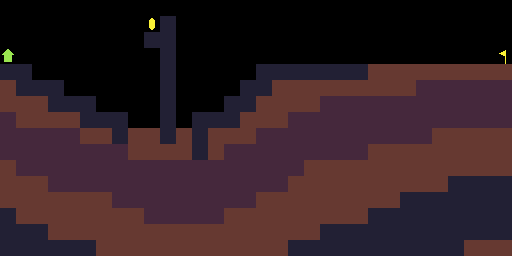

This game map was drawn from its Tiled (.tmx) file and the tilesets committed beside it. A one-line description and the full map source follow:
An orthogonal 32x16 tile map with 16x16 px tiles, 1 tile layer (Tile Layer 1).

<map version="1.5" tiledversion="1.7.2" orientation="orthogonal" renderorder="right-down" width="32" height="16" tilewidth="16" tileheight="16" infinite="0" nextlayerid="2" nextobjectid="1">
 <editorsettings>
  <export target="teach_climb_gap.lua" format="lua" />
 </editorsettings>
 <tileset firstgid="1" source="tileset.tsx" />
 <layer id="1" name="Tile Layer 1" width="32" height="16">
  <data encoding="csv">
1,1,1,1,1,1,1,1,1,1,1,1,1,1,1,1,1,1,1,1,1,1,1,1,1,1,1,1,1,1,1,1,
1,1,1,1,1,1,1,1,1,6,3,1,1,1,1,1,1,1,1,1,1,1,1,1,1,1,1,1,1,1,1,1,
1,1,1,1,1,1,1,1,1,3,3,1,1,1,1,1,1,1,1,1,1,1,1,1,1,1,1,1,1,1,1,1,
7,1,1,1,1,1,1,1,1,1,3,1,1,1,1,1,1,1,1,1,1,1,1,1,1,1,1,1,1,1,1,5,
3,3,1,1,1,1,1,1,1,1,3,1,1,1,1,1,3,3,3,3,3,3,3,2,2,2,2,2,2,2,2,2,
2,3,3,3,1,1,1,1,1,1,3,1,1,1,1,3,3,2,2,2,2,2,2,2,2,2,4,4,4,4,4,4,
2,2,2,3,3,3,1,1,1,1,3,1,1,1,3,3,2,2,2,2,4,4,4,4,4,4,4,4,4,4,4,4,
4,2,2,2,2,3,3,3,1,1,3,1,3,3,3,2,2,2,4,4,4,4,4,4,4,4,4,4,4,4,4,4,
4,4,4,4,4,2,2,3,2,2,3,2,3,2,2,2,4,4,4,4,4,4,4,4,4,4,4,2,2,2,2,2,
4,4,4,4,4,4,4,4,2,2,2,2,3,2,4,4,4,4,4,4,4,4,4,2,2,2,2,2,2,2,2,2,
2,4,4,4,4,4,4,4,4,4,4,4,4,4,4,4,4,4,4,2,2,2,2,2,2,2,2,2,2,2,2,2,
2,2,2,4,4,4,4,4,4,4,4,4,4,4,4,4,4,4,2,2,2,2,2,2,2,2,2,2,3,3,3,3,
2,2,2,2,2,2,2,4,4,4,4,4,4,4,4,4,2,2,2,2,2,2,2,2,2,3,3,3,3,3,3,3,
3,2,2,2,2,2,2,2,2,4,4,4,4,4,2,2,2,2,2,2,2,2,2,3,3,3,3,3,3,3,3,3,
3,3,3,2,2,2,2,2,2,2,2,2,2,2,2,2,2,2,2,2,3,3,3,3,3,3,3,3,3,3,3,3,
3,3,3,3,3,3,2,2,2,2,2,2,2,2,2,2,2,2,3,3,3,3,3,3,3,3,3,3,3,2,2,2
</data>
 </layer>
</map>
